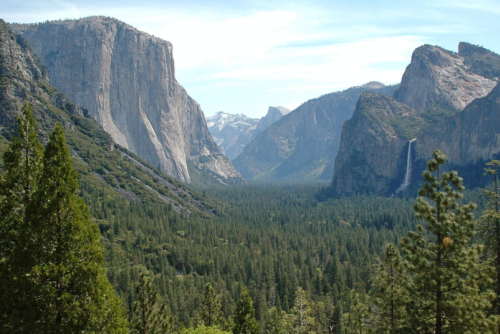
#> input picture hw1_data/Yosemite.png, 500 x 334 px
$ python sample_code.py
#> lines starting #> are read from the running program, lines starting #| are printed output that depends on the picture
### hw1_data/utils.py
import numpy as np


def sample_func(im, x, y):
    """
    A sample function that given an image, returns two cropped images based
    on the values of x and y

    Parameters
    ----------
    im: np.ndarray
        An image of size H and W
    x: int
    y: int

    Returns
    -------
    im1: np.ndarray
        A subimage of the given image of size (H - y) and (W - x)
    im2: np.ndarray
        A subimage of the given image of size y and x
    """
    im1 = im[y:, x:, :]
    im2 = im[:y, :x]

    return im1, im2

### hw1_data/sample_code.py
import numpy as np
from PIL import Image
from matplotlib import pyplot as plt

from utils import sample_func


if __name__ == '__main__':
    im1 = Image.open('Yosemite.png')
#> im1 is the input picture: PIL image 500x334 RGB; mean R, G, B 109.3, 122.8, 117.6
    im1 = np.asarray(im1)
    print('im1.shape: {} - im1.dtype: {}'.format(im1.shape, im1.dtype))
#| im1.shape: (334, 500, 3) - im1.dtype: uint8

    im2 = im1.astype(np.float64)
    im3 = im2.astype(np.uint8)

    plt.imshow(im3)
    plt.title('Original image')
    plt.show()

    plt.imshow((im2 + 50).astype(np.uint8))
    plt.title('Brightened image')
    plt.show()
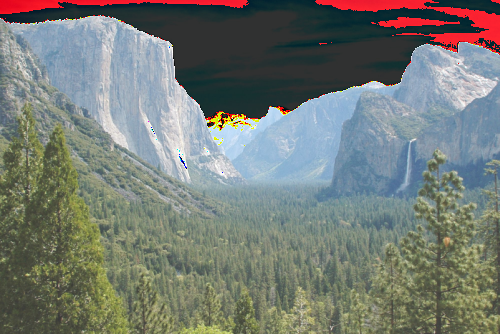
#> shown: shape (334, 500, 3); mean R, G, B 117.6, 123.6, 117.9

    plt.imshow(np.clip(im2 + 50, a_min=0, a_max=255).astype(np.uint8))
    plt.title('Brightened image with correct clipping')
    plt.show()
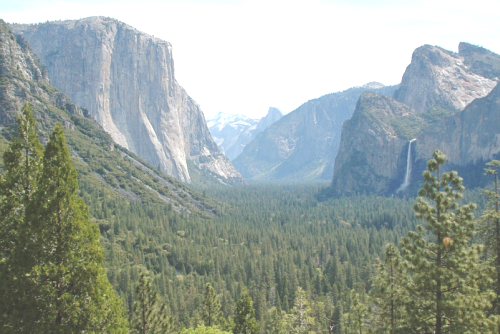
#> shown: shape (334, 500, 3); mean R, G, B 154.1, 164.3, 158.3

    im4, im5 = sample_func(im2, 100, 110)
#> in sample_func, `im1 = im[y:, x:, :]`:
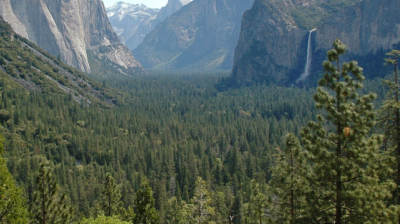
#> im1: shape (224, 400, 3) float64; mean R, G, B 81, 94.4, 86.2
#> in sample_func, `im2 = im[:y, :x]`:
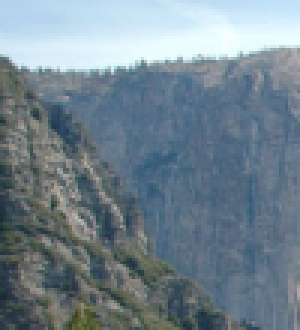
#> im2: shape (110, 100, 3) float64 (shown 3 times larger); mean R, G, B 114.9, 132, 143.1

    fig, (ax1, ax2) = plt.subplots(nrows=1, ncols=2, figsize=(16, 8))
    ax1.imshow(im4.astype(np.uint8), aspect='equal')
    ax2.imshow(im5.astype(np.uint8), aspect='equal')
    plt.show()
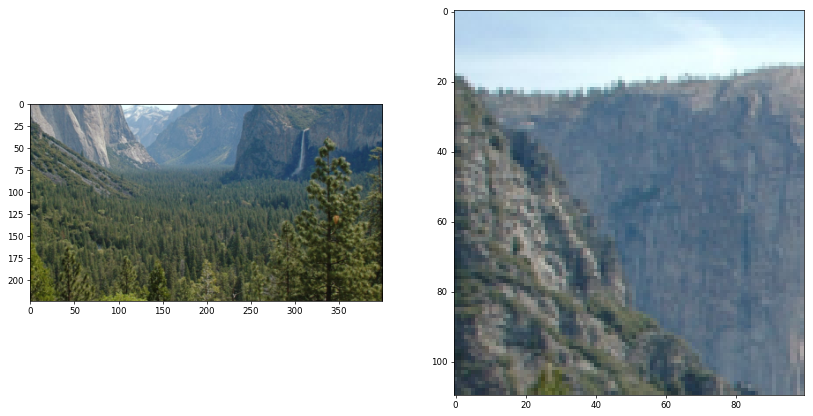
#> figure drawn by matplotlib, 2 panels

$ run again, with hw1_data/TightRope.png copied over hw1_data/Yosemite.png
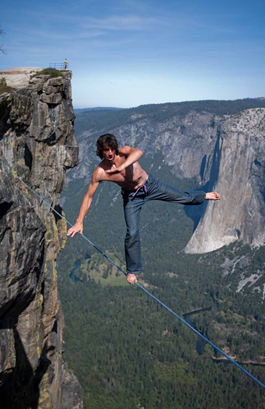
#> input picture hw1_data/TightRope.png, 265 x 409 px
#> im1 is the input picture: PIL image 265x409 RGB; mean R, G, B 92.4, 105.5, 117.1
#| im1.shape: (409, 265, 3) - im1.dtype: uint8
#> im1: shape (299, 165, 3) float64
#> in sample_func, `im2 = im[:y, :x]`:
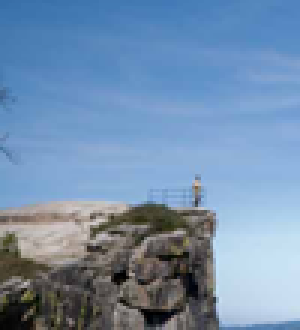
#> im2: shape (110, 100, 3) float64 (shown 3 times larger); mean R, G, B 115.2, 143, 173.5
#> `plt.show()`:
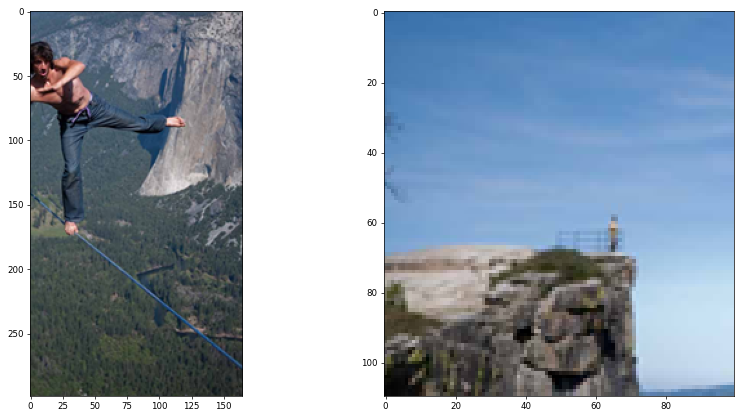
#> figure drawn by matplotlib, 2 panels
